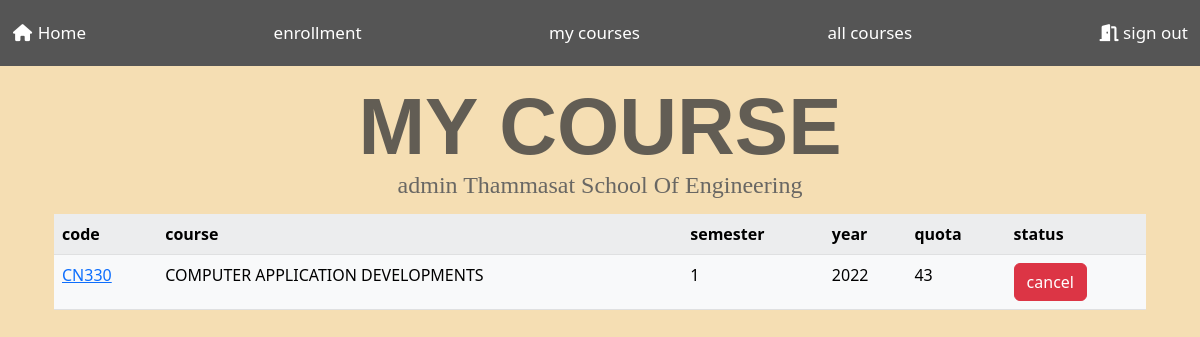
The app's page /myCourse (signed in) with its own data.
### users/models.py (models this page shows, shortened)
class Booking(models.Model):
    username = models.ForeignKey(User, on_delete=models.CASCADE)
    subject = models.ForeignKey(Subject, on_delete=models.CASCADE)

### subjects/models.py (models this page shows, shortened)
class Subject(models.Model):
    subjectCode = models.CharField(max_length=64)
    subjectName = models.CharField(max_length=64)
    semester = models.IntegerField()
    year = models.IntegerField()
    quota = models.IntegerField()
    status = models.BooleanField(default=True)
    detail = models.CharField(max_length=99999, default="")

### users/views.py (the view)
# urls.py: path('myCourse', views.courseView, name='myCourse'),
def courseView(request):
    booking = Booking.objects.filter(username_id=request.user.id).all()
    return render(request, 'users/myCourse.html', {
        'booking': booking,
    })
    pass

### users/templates/users/myCourse.html (shortened to what this page needs)
{% extends 'users/layout.html' %}
{% block body %}
<br><br>
<h1>MY COURSE</h1>
<br>
<p>{{ request.user.first_name }} {{ request.user.last_name }} {{ request.user.username }} Thammasat School Of
    Engineering </p>
<div class="container">
    <table class="table table-light table-striped">
        <tr>
            <th>code</th>
            <th>course</th>
            <th>semester</th>
            <th>year</th>
            <th>quota</th>
            <th>status</th>
        </tr>
        {% for subject in booking %}
        <tr>
            <td><a href="{% url 'subjects:subjects' subject.subject.id %}">{{ subject.subject.subjectCode }}</a></td>
            <td>{{ subject.subject.subjectName }}</td>
            <td>{{ subject.subject.semester }}</td>
            <td>{{ subject.subject.year }}</td>
            <td>{{ subject.subject.quota }}</td>
            <td>
                <form action="{% url 'users:cancelCourse' %}" method="post">
                    <button type="submit" class="btn btn-danger">cancel</button>
                </form>
            </td>
        </tr>
        {% endfor %}
    </table>
</div>
{% endblock %}

### users/templates/users/layout.html (style rules this page uses)
body { background-image: url('https://cdn.discordapp.com/attachments/770324554459250690/1020604039379046520/Missup_thammasat_university_in_future_6bffe0a8-7ee7-4e1a-9201-c753a37feeb7_auto_x2.jpg'); background-repeat: repeat-y; background-size: cover; background-position: center; background-color: wheat; }

### users/templates/users/myCourse.html (style rules this page uses)
h1 { color: rgba(59, 59, 59, 0.792); font-family: "Avant Garde", Avantgarde, "Century Gothic", CenturyGothic, AppleGothic, sans-serif; font-size: 80px; font-style: normal; font-variant: normal; font-weight: 700; line-height: 26.4px; text-align: center; }
p { color: rgba(93, 93, 93, 0.927); font-family: Impact, Haettenschweiler, "Franklin Gothic Bold", Charcoal, "Helvetica Inserat", "Bitstream Vera Sans Bold", "Arial Black", "sans serif"; font-size: 24px; font-style: normal; font-variant: normal; font-weight: 450; line-height: 26.4px; text-align: center; }

### records on screen
Booking: subject.subjectCode "CN330", subject.subjectName "COMPUTER APPLICATION DEVELOPMENTS", subject.semester "1", subject.year "2022", subject.quota "43"

### other values on screen
{{ request.user.username }} "admin"
